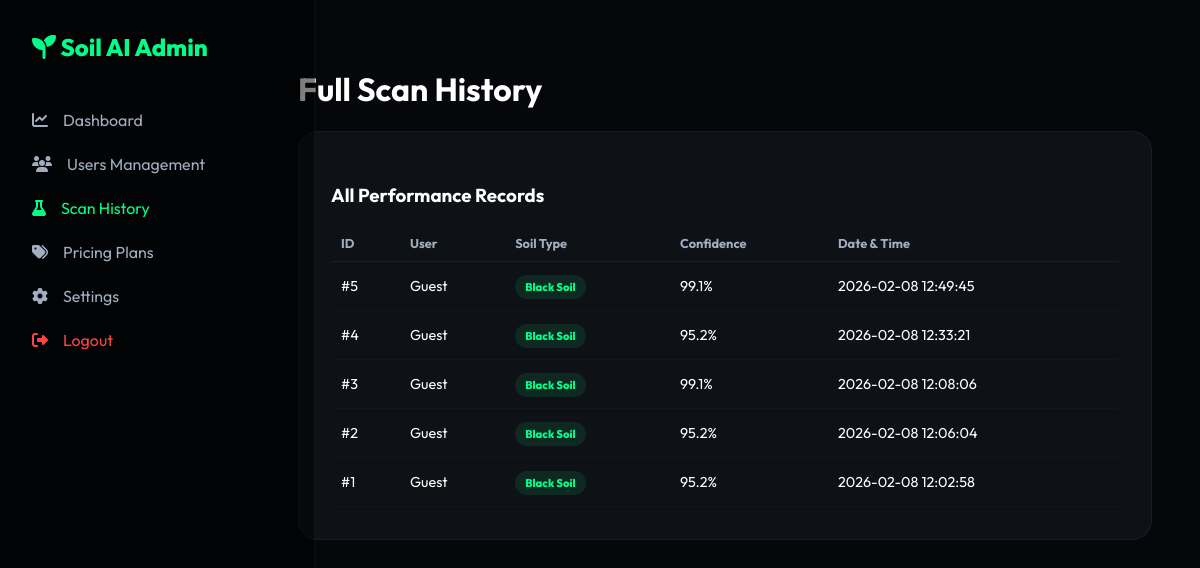
The page /api/admin/scans (signed in) on the database its author committed.
### models.py (models this page shows)
class Scan(db.Model):
    id = db.Column(db.Integer, primary_key=True)
    user_id = db.Column(db.Integer, db.ForeignKey('user.id'), nullable=True)
    soil_type = db.Column(db.String(100), nullable=False)
    confidence = db.Column(db.String(20), nullable=False)
    result_data = db.Column(db.Text, nullable=False) # JSON string
    created_at = db.Column(db.DateTime, default=datetime.utcnow)

### app.py (the view)
@app.route('/api/admin/scans')
@login_required
def admin_scans():
    all_scans = Scan.query.order_by(Scan.created_at.desc()).all()
    return render_template('admin_scans.html', scans=all_scans, active_page='scans')

### app.py (called while the page is built)
@login_manager.user_loader
def load_user(user_id):
    return User.query.get(int(user_id))

### templates/admin_scans.html (shortened to what this page needs)
<!DOCTYPE html>
<html lang="en">
<head>
    <link rel="stylesheet" href="https://cdnjs.cloudflare.com/ajax/libs/font-awesome/6.4.0/css/all.min.css">
</head>
<body>
    <div class="sidebar">
        <div class="logo"><i class="fas fa-seedling"></i> Soil AI Admin</div>
        <ul class="nav-links">
            <li><a href="{{ url_for('admin_dashboard') }}"
                    class="{{ 'active' if active_page == 'dashboard' else '' }}"><i class="fas fa-chart-line"></i>
                    Dashboard</a></li>
            <li><a href="{{ url_for('admin_users') }}" class="{{ 'active' if active_page == 'users' else '' }}"><i
                        class="fas fa-users"></i> Users Management</a></li>
            <li><a href="{{ url_for('admin_scans') }}" class="{{ 'active' if active_page == 'scans' else '' }}"><i
                        class="fas fa-flask"></i> Scan History</a></li>
            <li><a href="{{ url_for('admin_plans') }}" class="{{ 'active' if active_page == 'plans' else '' }}"><i
                        class="fas fa-tags"></i> Pricing Plans</a></li>
            <li><a href="{{ url_for('admin_settings') }}" class="{{ 'active' if active_page == 'settings' else '' }}"><i
                        class="fas fa-cog"></i> Settings</a></li>
            <li><a href="{{ url_for('admin_logout') }}" class="logout"><i class="fas fa-sign-out-alt"></i> Logout</a>
            </li>
        </ul>
    </div>
    <div class="main-content">
        <header>
            <h1>Full Scan History</h1>
        </header>
        <div class="data-card">
            <h3>All Performance Records</h3>
            <table>
                <thead>
                    <tr>
                        <th>ID</th>
                        <th>User</th>
                        <th>Soil Type</th>
                        <th>Confidence</th>
                        <th>Date & Time</th>
                    </tr>
                </thead>
                <tbody>
                    {% for scan in scans %}
                    <tr>
                        <td>#{{ scan.id }}</td>
                        <td>{{ scan.owner.username if scan.owner else 'Guest' }}</td>
                        <td><span class="badge">{{ scan.soil_type }}</span></td>
                        <td>{{ scan.confidence }}</td>
                        <td>{{ scan.created_at.strftime('%Y-%m-%d %H:%M:%S') }}</td>
                    </tr>
                    {% endfor %}
                </tbody>
            </table>
        </div>
    </div>
</body>
</html>

### templates/admin_scans.html (style rules this page uses)
:root { --bg-color: #05070a; --accent-color: #00ff88; --card-bg: rgba(20, 25, 30, 0.6); --text-primary: #ffffff; --text-secondary: #a0aec0; }
body { font-family: 'Outfit', sans-serif; background: var(--bg-color); color: white; margin: 0; display: flex; }
.sidebar { width: 250px; height: 100vh; background: rgba(0, 0, 0, 0.5); border-right: 1px solid rgba(255, 255, 255, 0.05); padding: 2rem; position: fixed; }
.logo { font-size: 1.5rem; font-weight: 800; margin-bottom: 3rem; color: var(--accent-color); }
.nav-links { list-style: none; padding: 0; }
.nav-links li { margin-bottom: 1.5rem; }
.nav-links a { color: var(--text-secondary); text-decoration: none; display: flex; align-items: center; gap: 15px; transition: 0.3s; }
.nav-links a:hover, .nav-links a.active { color: var(--accent-color); }
.main-content { margin-left: 250px; padding: 3rem; width: 100%; }
.data-card { background: var(--card-bg); border-radius: 20px; padding: 2rem; border: 1px solid rgba(255, 255, 255, 0.05); }
table { width: 100%; border-collapse: collapse; margin-top: 1rem; }
th { text-align: left; color: var(--text-secondary); font-size: 0.8rem; padding: 10px; border-bottom: 1px solid rgba(255, 255, 255, 0.05); }
td { padding: 15px 10px; font-size: 0.9rem; border-bottom: 1px solid rgba(255, 255, 255, 0.02); }
.badge { padding: 5px 10px; border-radius: 20px; font-size: 0.7rem; font-weight: 800; background: rgba(0, 255, 136, 0.1); color: var(--accent-color); }
.logout { color: #ff4444 !important; }

### rows shown on the page
Scan: id "5", owner "Guest", soil_type "Black Soil", confidence "99.1%", created_at "2026-02-08 12:49:45"
Scan: id "4", owner "Guest", soil_type "Black Soil", confidence "95.2%", created_at "2026-02-08 12:33:21"
Scan: id "3", owner "Guest", soil_type "Black Soil", confidence "99.1%", created_at "2026-02-08 12:08:06"
Scan: id "2", owner "Guest", soil_type "Black Soil", confidence "95.2%", created_at "2026-02-08 12:06:04"
Scan: id "1", owner "Guest", soil_type "Black Soil", confidence "95.2%", created_at "2026-02-08 12:02:58"
